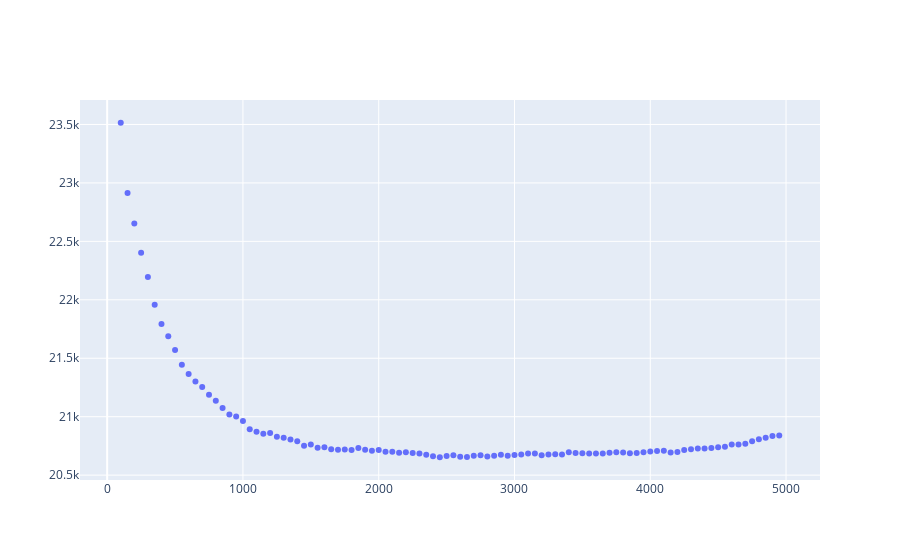

Notebook source saved alongside this figure:
### Code cell
import plotly.graph_objects as go


fig = go.Figure()

# Add traces
fig.add_trace(go.Scatter(x=df_nestimators['n_estimators_list'][1:], y=df_nestimators['RMSE_list'][1:],
                    mode='markers',
                    name='n_estimators'))
fig.show()
